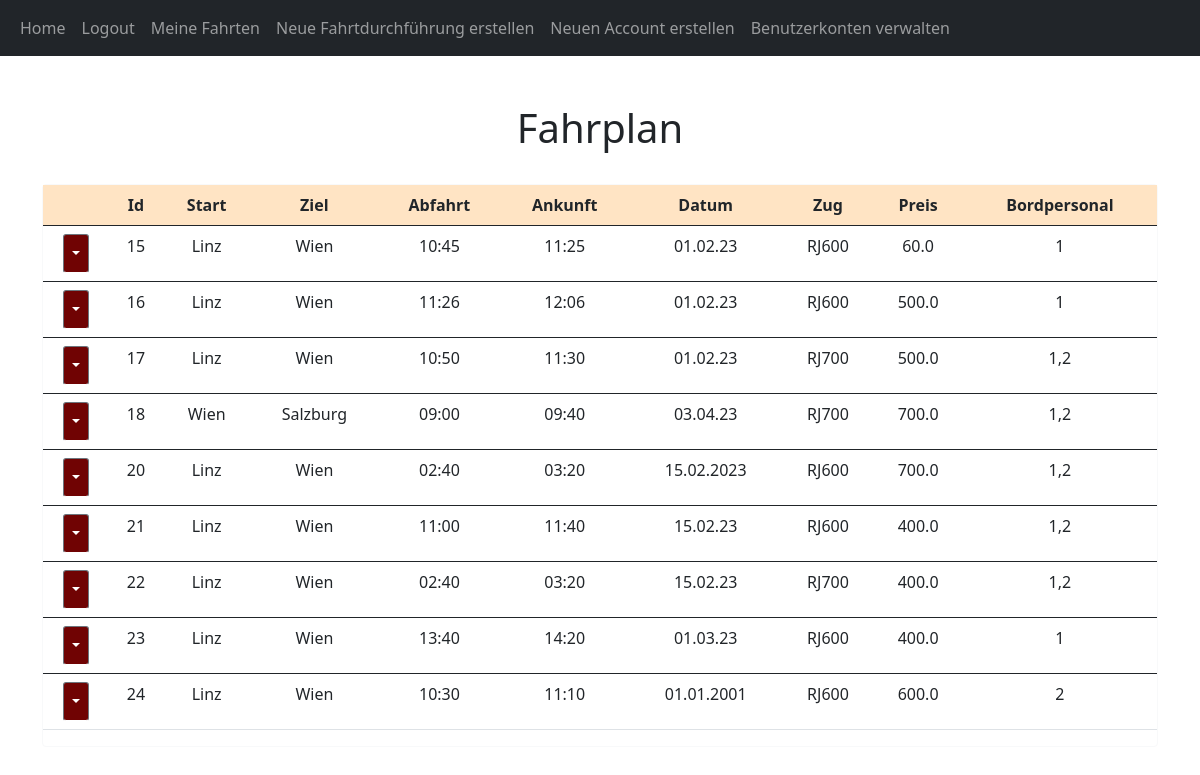
Before: /home (signed in) with the older database file.
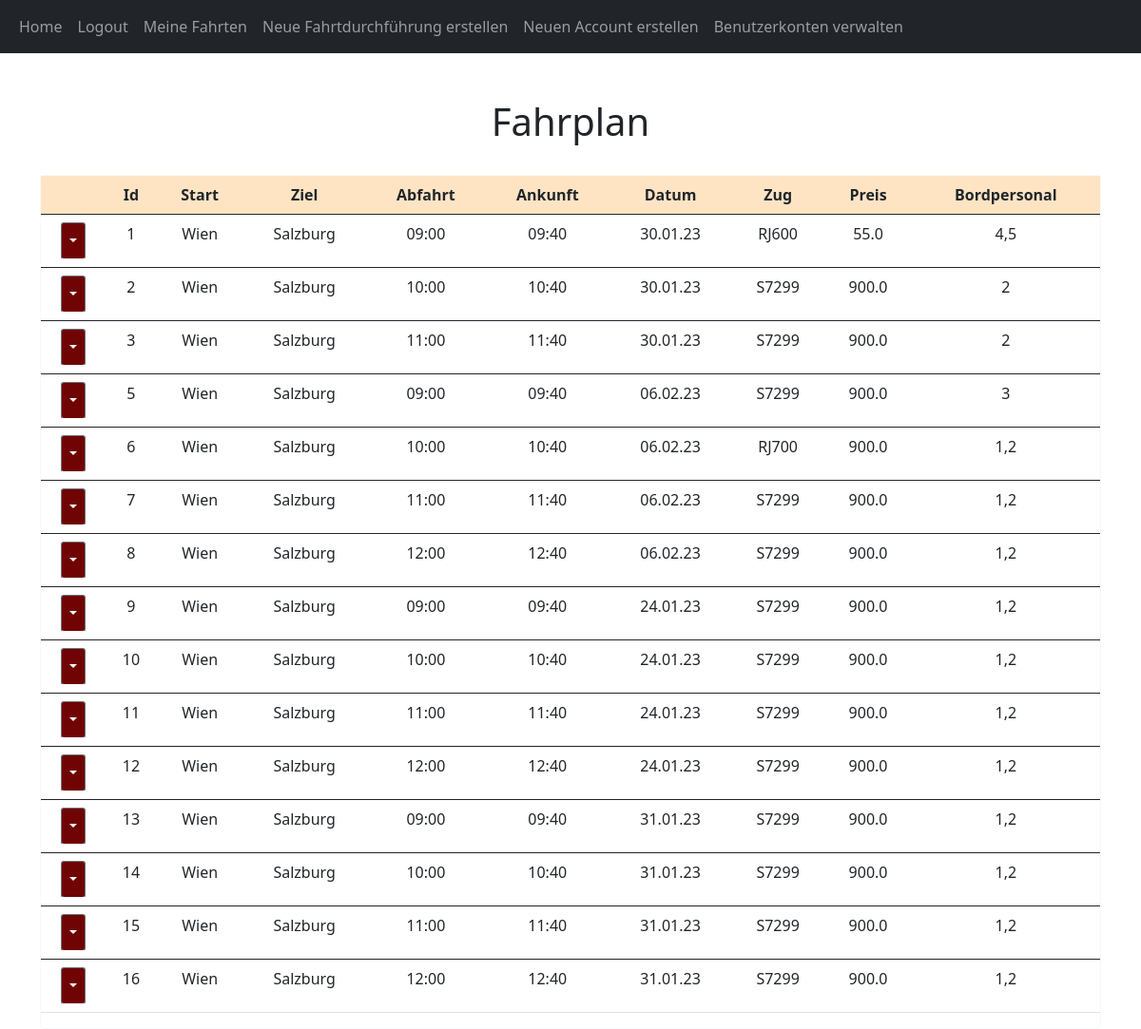
After: the same page with the newer database file.
### website/models.py (models this page shows, shortened)
class Post(db.Model):
    id = db.Column(db.Integer, primary_key=True)
    start = db.Column(db.String, nullable=False)
    ziel = db.Column(db.String, nullable=False)
    zug = db.Column(db.String, nullable=False)
    bordpersonal = db.Column(db.String, nullable=False)
    preis = db.Column(db.Float, nullable=False)
    datum = db.Column(db.String, nullable=False)
    strecken = db.Column(db.String, nullable=False)
    uhrzeit = db.Column(db.String, nullable=False)
    ankunft = db.Column(db.String, nullable=False)
    date_created = db.Column(db.DateTime(timezone=True), default=func.now())
    author = db.Column(db.Integer, db.ForeignKey(
        'user.id', ondelete="CASCADE"), nullable=False)

### website/views.py (the view)
@views.route("/")
@views.route("/home")
@login_required
def home():
    posts = Post.query.all()
    return render_template("home.html", user=current_user, posts=posts)

### website/__init__.py (called while the page is built)
def create_app():
    app = Flask(__name__)
    app.config['SECRET_KEY'] = "helloworld"
    app.config['SQLALCHEMY_DATABASE_URI'] = f'sqlite:///{DB_NAME}'
    db.init_app(app)
    from .views import views
    from .auth import auth
    app.register_blueprint(views, url_prefix="/")
    app.register_blueprint(auth, url_prefix="/")
    from .models import User, Post
    create_database(app)
    login_manager = LoginManager()
    login_manager.login_view = "auth.login"
    login_manager.init_app(app)
    @login_manager.user_loader
    def load_user(id):
        return User.query.get(int(id))
    return app

### website/models.py (called while the page is built)
    def get_admin(self):
        return self.admin

### website/templates/home.html
{% extends "posts_div.html" %} {% block title %}Home{% endblock %}

### website/templates/posts_div.html (shortened to what this page needs)
{% extends "base.html" %} {% block title %}Home{% endblock %} {% block content
%}
<link rl="stylesheet" href="/static/stylesl.css"/>
<h1 align="center">
  <br/>
  {% block header %}Fahrplan{% endblock %}</h1>
  <link rl="stylesheet" href="/static/stylesl.css"/>
<div id="posts">
  <br/>
  <div class="card border-light" align="center">
  <table class = "table">
    <thread>
      <tr class="table" style="background-color:bisque" align=center>
        {% if user.get_admin() == 'True' %}
        <th scope="col"></th>
        {% endif %}
        <th scope="col">Id</th>
        <th scope="col">Start</th>
        <th scope="col">Ziel</th>
        <th scope="col">Abfahrt</th>
        <th scope="col">Ankunft</th>
        <th scope="col">Datum</th>
        <th scope="col">Zug</th>
        <th scope="col">Preis</th>
        <th scope="col">Bordpersonal</th>
      </tr>
    </thread>
    {% for post in posts %}
        <tbody>
          <tr class="table" align=center>
              {% if user.get_admin() == 'True' %}
              <td>
                <div class="btn-group">
                  <button
                          type="button"
                          class="btn btn-sm btn-secondary dropdown-toggle"
                          data-bs-toggle="dropdown"
                          style="background-color: rgb(112, 3, 3)"
                  ></button>
                </div>
              </td>
              {% endif %}
              <td>{{post.id}}</td>
              <td>{{post.start}}</td>
              <td>{{post.ziel}}</td>
              <td>{{post.uhrzeit}}</td>
              <td>{{post.ankunft}}</td>
              <td>{{post.datum}}</td>
              <td>{{post.zug}}</td>
              <td>{{post.preis}}</td>
              <td>{{post.bordpersonal}}</td>
          </tr>
        </tbody>
    {% endfor %}
  </table>
</div>
 {% endblock %}

Changed rows visible on the page:
removed Post: id "17", start "Linz", ziel "Wien", uhrzeit "10:50", ankunft "11:30", datum "01.02.23", zug "RJ700", preis "500.0", bordpersonal "1,2"
removed Post: id "18", start "Wien", ziel "Salzburg", uhrzeit "09:00", ankunft "09:40", datum "03.04.23", zug "RJ700", preis "700.0", bordpersonal "1,2"
removed Post: id "20", start "Linz", ziel "Wien", uhrzeit "02:40", ankunft "03:20", datum "15.02.2023", zug "RJ600", preis "700.0", bordpersonal "1,2"
removed Post: id "21", start "Linz", ziel "Wien", uhrzeit "11:00", ankunft "11:40", datum "15.02.23", zug "RJ600", preis "400.0", bordpersonal "1,2"
removed Post: id "22", start "Linz", ziel "Wien", uhrzeit "02:40", ankunft "03:20", datum "15.02.23", zug "RJ700", preis "400.0", bordpersonal "1,2"
removed Post: id "23", start "Linz", ziel "Wien", uhrzeit "13:40", ankunft "14:20", datum "01.03.23", zug "RJ600", preis "400.0", bordpersonal "1"
removed Post: id "24", start "Linz", ziel "Wien", uhrzeit "10:30", ankunft "11:10", datum "01.01.2001", zug "RJ600", preis "600.0", bordpersonal "2"
added Post: id "1", start "Wien", ziel "Salzburg", uhrzeit "09:00", ankunft "09:40", datum "30.01.23", zug "RJ600", preis "55.0", bordpersonal "4,5"
added Post: id "2", start "Wien", ziel "Salzburg", uhrzeit "10:00", ankunft "10:40", datum "30.01.23", zug "S7299", preis "900.0", bordpersonal "2"
added Post: id "3", start "Wien", ziel "Salzburg", uhrzeit "11:00", ankunft "11:40", datum "30.01.23", zug "S7299", preis "900.0", bordpersonal "2"
added Post: id "5", start "Wien", ziel "Salzburg", uhrzeit "09:00", ankunft "09:40", datum "06.02.23", zug "S7299", preis "900.0", bordpersonal "3"
added Post: id "6", start "Wien", ziel "Salzburg", uhrzeit "10:00", ankunft "10:40", datum "06.02.23", zug "RJ700", preis "900.0", bordpersonal "1,2"
added Post: id "7", start "Wien", ziel "Salzburg", uhrzeit "11:00", ankunft "11:40", datum "06.02.23", zug "S7299", preis "900.0", bordpersonal "1,2"
added Post: id "8", start "Wien", ziel "Salzburg", uhrzeit "12:00", ankunft "12:40", datum "06.02.23", zug "S7299", preis "900.0", bordpersonal "1,2"
added Post: id "9", start "Wien", ziel "Salzburg", uhrzeit "09:00", ankunft "09:40", datum "24.01.23", zug "S7299", preis "900.0", bordpersonal "1,2"
added Post: id "10", start "Wien", ziel "Salzburg", uhrzeit "10:00", ankunft "10:40", datum "24.01.23", zug "S7299", preis "900.0", bordpersonal "1,2"
added Post: id "11", start "Wien", ziel "Salzburg", uhrzeit "11:00", ankunft "11:40", datum "24.01.23", zug "S7299", preis "900.0", bordpersonal "1,2"
added Post: id "12", start "Wien", ziel "Salzburg", uhrzeit "12:00", ankunft "12:40", datum "24.01.23", zug "S7299", preis "900.0", bordpersonal "1,2"
added Post: id "13", start "Wien", ziel "Salzburg", uhrzeit "09:00", ankunft "09:40", datum "31.01.23", zug "S7299", preis "900.0", bordpersonal "1,2"
added Post: id "14", start "Wien", ziel "Salzburg", uhrzeit "10:00", ankunft "10:40", datum "31.01.23", zug "S7299", preis "900.0", bordpersonal "1,2"
changed Post id 15: start "Linz" → "Wien"; ziel "Wien" → "Salzburg"; uhrzeit "10:45" → "11:00"; ankunft "11:25" → "11:40"; datum "01.02.23" → "31.01.23"; zug "RJ600" → "S7299"; preis "60.0" → "900.0"; bordpersonal "1" → "1,2"
changed Post id 16: start "Linz" → "Wien"; ziel "Wien" → "Salzburg"; uhrzeit "11:26" → "12:00"; ankunft "12:06" → "12:40"; datum "01.02.23" → "31.01.23"; zug "RJ600" → "S7299"; preis "500.0" → "900.0"; bordpersonal "1" → "1,2"
